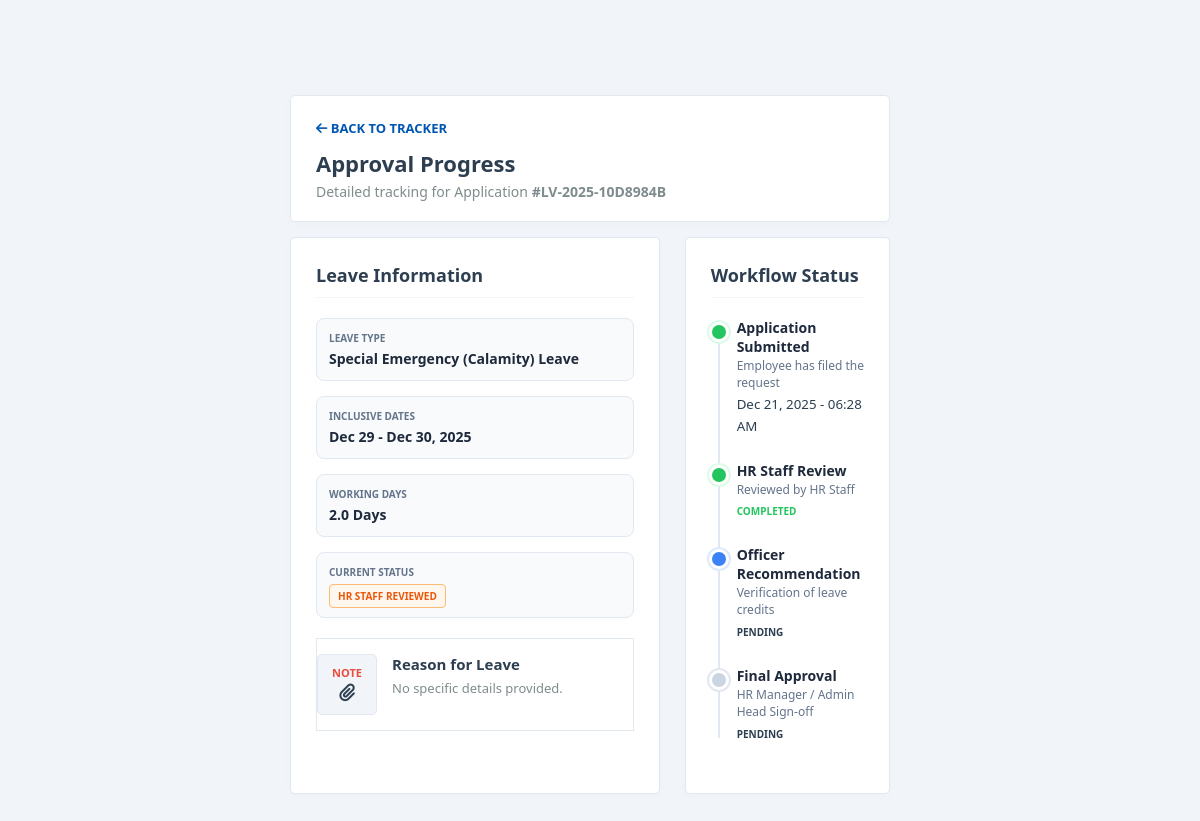
Before: /accounts/regular/pending_view_details.php?ref=LV-2025-10D8984B (signed in) with the older database file.
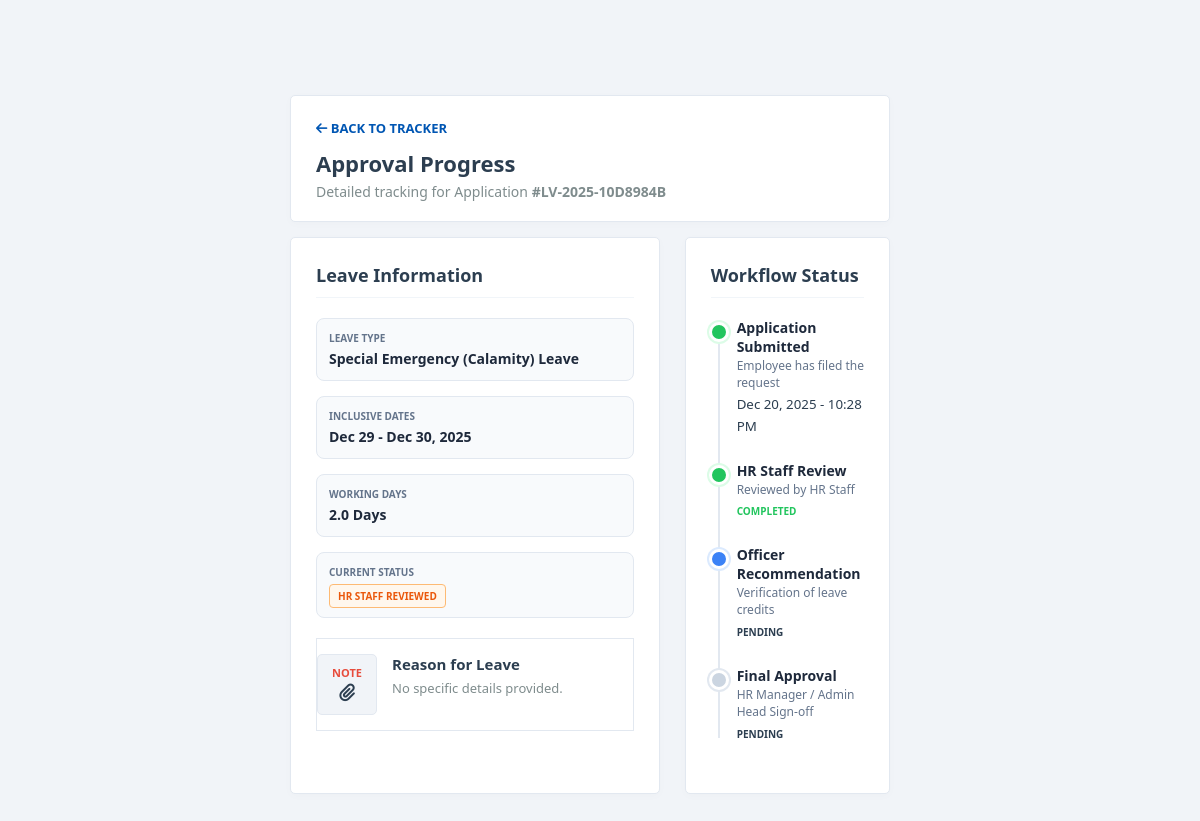
After: the same page with the newer database file.
### tables this page shows
CREATE TABLE `leave_application` (
  `application_id` int(11) NOT NULL,
  `reference_no` varchar(100) NOT NULL COMMENT 'Format: LV-YYYY-LASTNAME-INITIALS-GENDER-ID',
  `employee_id` int(11) NOT NULL COMMENT 'Refers to employee.employee_id',
  `leave_type_id` int(11) NOT NULL,
  `other_leave_description` varchar(255) DEFAULT NULL,
  `leave_detail_id` int(11) DEFAULT NULL,
  `details_description` varchar(255) DEFAULT NULL,
  `date_filing` date NOT NULL,
  `start_date` date NOT NULL,
  `end_date` date NOT NULL,
  `working_days` decimal(5,3) DEFAULT 0.000,
  `commutation` enum('Requested','Not Requested') DEFAULT 'Not Requested',
  `applicant_signature` varchar(255) DEFAULT NULL COMMENT 'Path to the employee signature image',
  `applicant_sign_date` datetime DEFAULT NULL COMMENT 'Timestamp when the employee submitted',
  `status` enum('Pending','HR Staff Reviewed','Officer Recommended','Approved','Rejected','Cancelled','Cancellation Pending') DEFAULT 'Pending',
  `hr_staff_id` int(11) DEFAULT NULL,
  `hr_staff_reviewed_at` datetime DEFAULT NULL,
  `authorized_officer_id` int(11) DEFAULT NULL,
  `authorized_officer_name` varchar(150) DEFAULT NULL,
  `authorized_officer_position` varchar(150) DEFAULT NULL,
  `authorized_officer_signature` varchar(255) DEFAULT NULL,
  `authorized_officer_sign_date` datetime DEFAULT NULL,
  `authorized_official_id` int(11) DEFAULT NULL,
  `authorized_official_name` varchar(150) DEFAULT NULL,
  `authorized_official_position` varchar(150) DEFAULT NULL,
  `authorized_official_signature` varchar(255) DEFAULT NULL,
  `authorized_official_sign_date` datetime DEFAULT NULL,
  `rejection_reason` text DEFAULT NULL,
  `cancel_reason` text DEFAULT NULL,
  `cancel_proof_path` varchar(255) DEFAULT NULL,
  `cancellation_requested_at` datetime DEFAULT NULL,
  `cancel_hr_validated_by` int(11) DEFAULT NULL,
  `rejected_by` int(11) DEFAULT NULL,
  `created_at` timestamp NOT NULL DEFAULT current_timestamp(),
  `updated_at` timestamp NOT NULL DEFAULT current_timestamp() ON UPDATE current_timestamp()
);

CREATE TABLE `leave_types` (
  `leave_types_id` int(11) NOT NULL,
  `name` varchar(150) NOT NULL,
  `description` text DEFAULT NULL COMMENT 'Legal Basis (RA / CSC MC Numbers)',
  `status` tinyint(1) DEFAULT 1,
  `created_at` timestamp NOT NULL DEFAULT current_timestamp()
);

### accounts/regular/pending_view_details.php (the view, shortened to what the changed rows need)
<?php
require_once '../../config/config.php';
$employee_id = $_SESSION['employee_id'];
$ref_no = $_GET['ref'];
try {
    $stmt = $pdo->prepare("
        SELECT la.*, lt.name as leave_type_name,
               v.first_name as validator_fname, v.last_name as validator_lname
        FROM leave_application la
        JOIN leave_types lt ON la.leave_type_id = lt.leave_types_id
        LEFT JOIN employee v ON la.cancel_hr_validated_by = v.employee_id
        WHERE la.reference_no = ? AND la.employee_id = ?
    ");
    $stmt->execute([$ref_no, $employee_id]);
    $leave = $stmt->fetch(PDO::FETCH_ASSOC);
} catch (PDOException $e) {
    die("Database Error: " . $e->getMessage());
}
$status = $leave['status'];
?>
<!DOCTYPE html>
<html lang="en">
<head>
    <link rel="stylesheet" href="/HRIS/assets/css/style.css">
    <link rel="stylesheet" href="/HRIS/assets/css/ledger-table.css">
    <link rel="stylesheet" href="https://cdnjs.cloudflare.com/ajax/libs/font-awesome/6.5.1/css/all.min.css">
</head>
<body>
    <div class="wrapper" id="full-page-wrapper">
        <main class="main-content" id="main-content">
            <div class="dashboard-wrapper">
                <div class="welcome-header">
                    <div class="welcome-text">
                        <h1 style="margin-top: 10px;">Approval Progress</h1>
                    </div>
                </div>
                <div class="main-dashboard-grid">
                    <div class="feed-container">
                        <div class="content-card">
                            <div class="card-header d-flex justify-content-between align-items-center">
                                <h2>Leave Information</h2>
                            </div>
                            <div class="info-card-grid">
                                <div class="detail-item">
                                    <label>Leave Type</label>
                                    <p><?= htmlspecialchars($leave['leave_type_name']) ?></p>
                                </div>
                                <div class="detail-item">
                                    <label>Inclusive Dates</label>
                                    <p><?= date('M d', strtotime($leave['start_date'])) ?> - <?= date('M d, Y', strtotime($leave['end_date'])) ?></p>
                                </div>
                                <div class="detail-item">
                                    <label>Working Days</label>
                                    <p><?= number_format($leave['working_days'], 1) ?> Days</p>
                                </div>
                                <div class="detail-item">
                                    <div>
                                        <?php
                                            $badgeClass = 'badge-orange';
                                        ?>
                                        <span class="badge <?= $badgeClass ?>"><?= htmlspecialchars($status) ?></span>
                                    </div>
                                </div>
                            </div>
                        </div>
                    </div>
                    <div class="side-info-container">
                        <div class="content-card">
                            <div class="card-header">
                                <h2>Workflow Status</h2>
                            </div>
                            <div class="timeline-container">
                                <div class="timeline-point completed">
                                    <strong>Application Submitted</strong>
                                    <p>Employee has filed the request</p>
                                    <small class="text-muted"><?= date('M d, Y - h:i A', strtotime($leave['created_at'])) ?></small>
                                </div>
                            </div>
                        </div>
                    </div>
                </div>
            </div>
        </main>
    </div>
</body>
</html>

Changed rows visible on the page:
changed leave_application "Dec 29": created_at "Dec 21, 2025 - 06:28 AM" → "Dec 20, 2025 - 10:28 PM"
